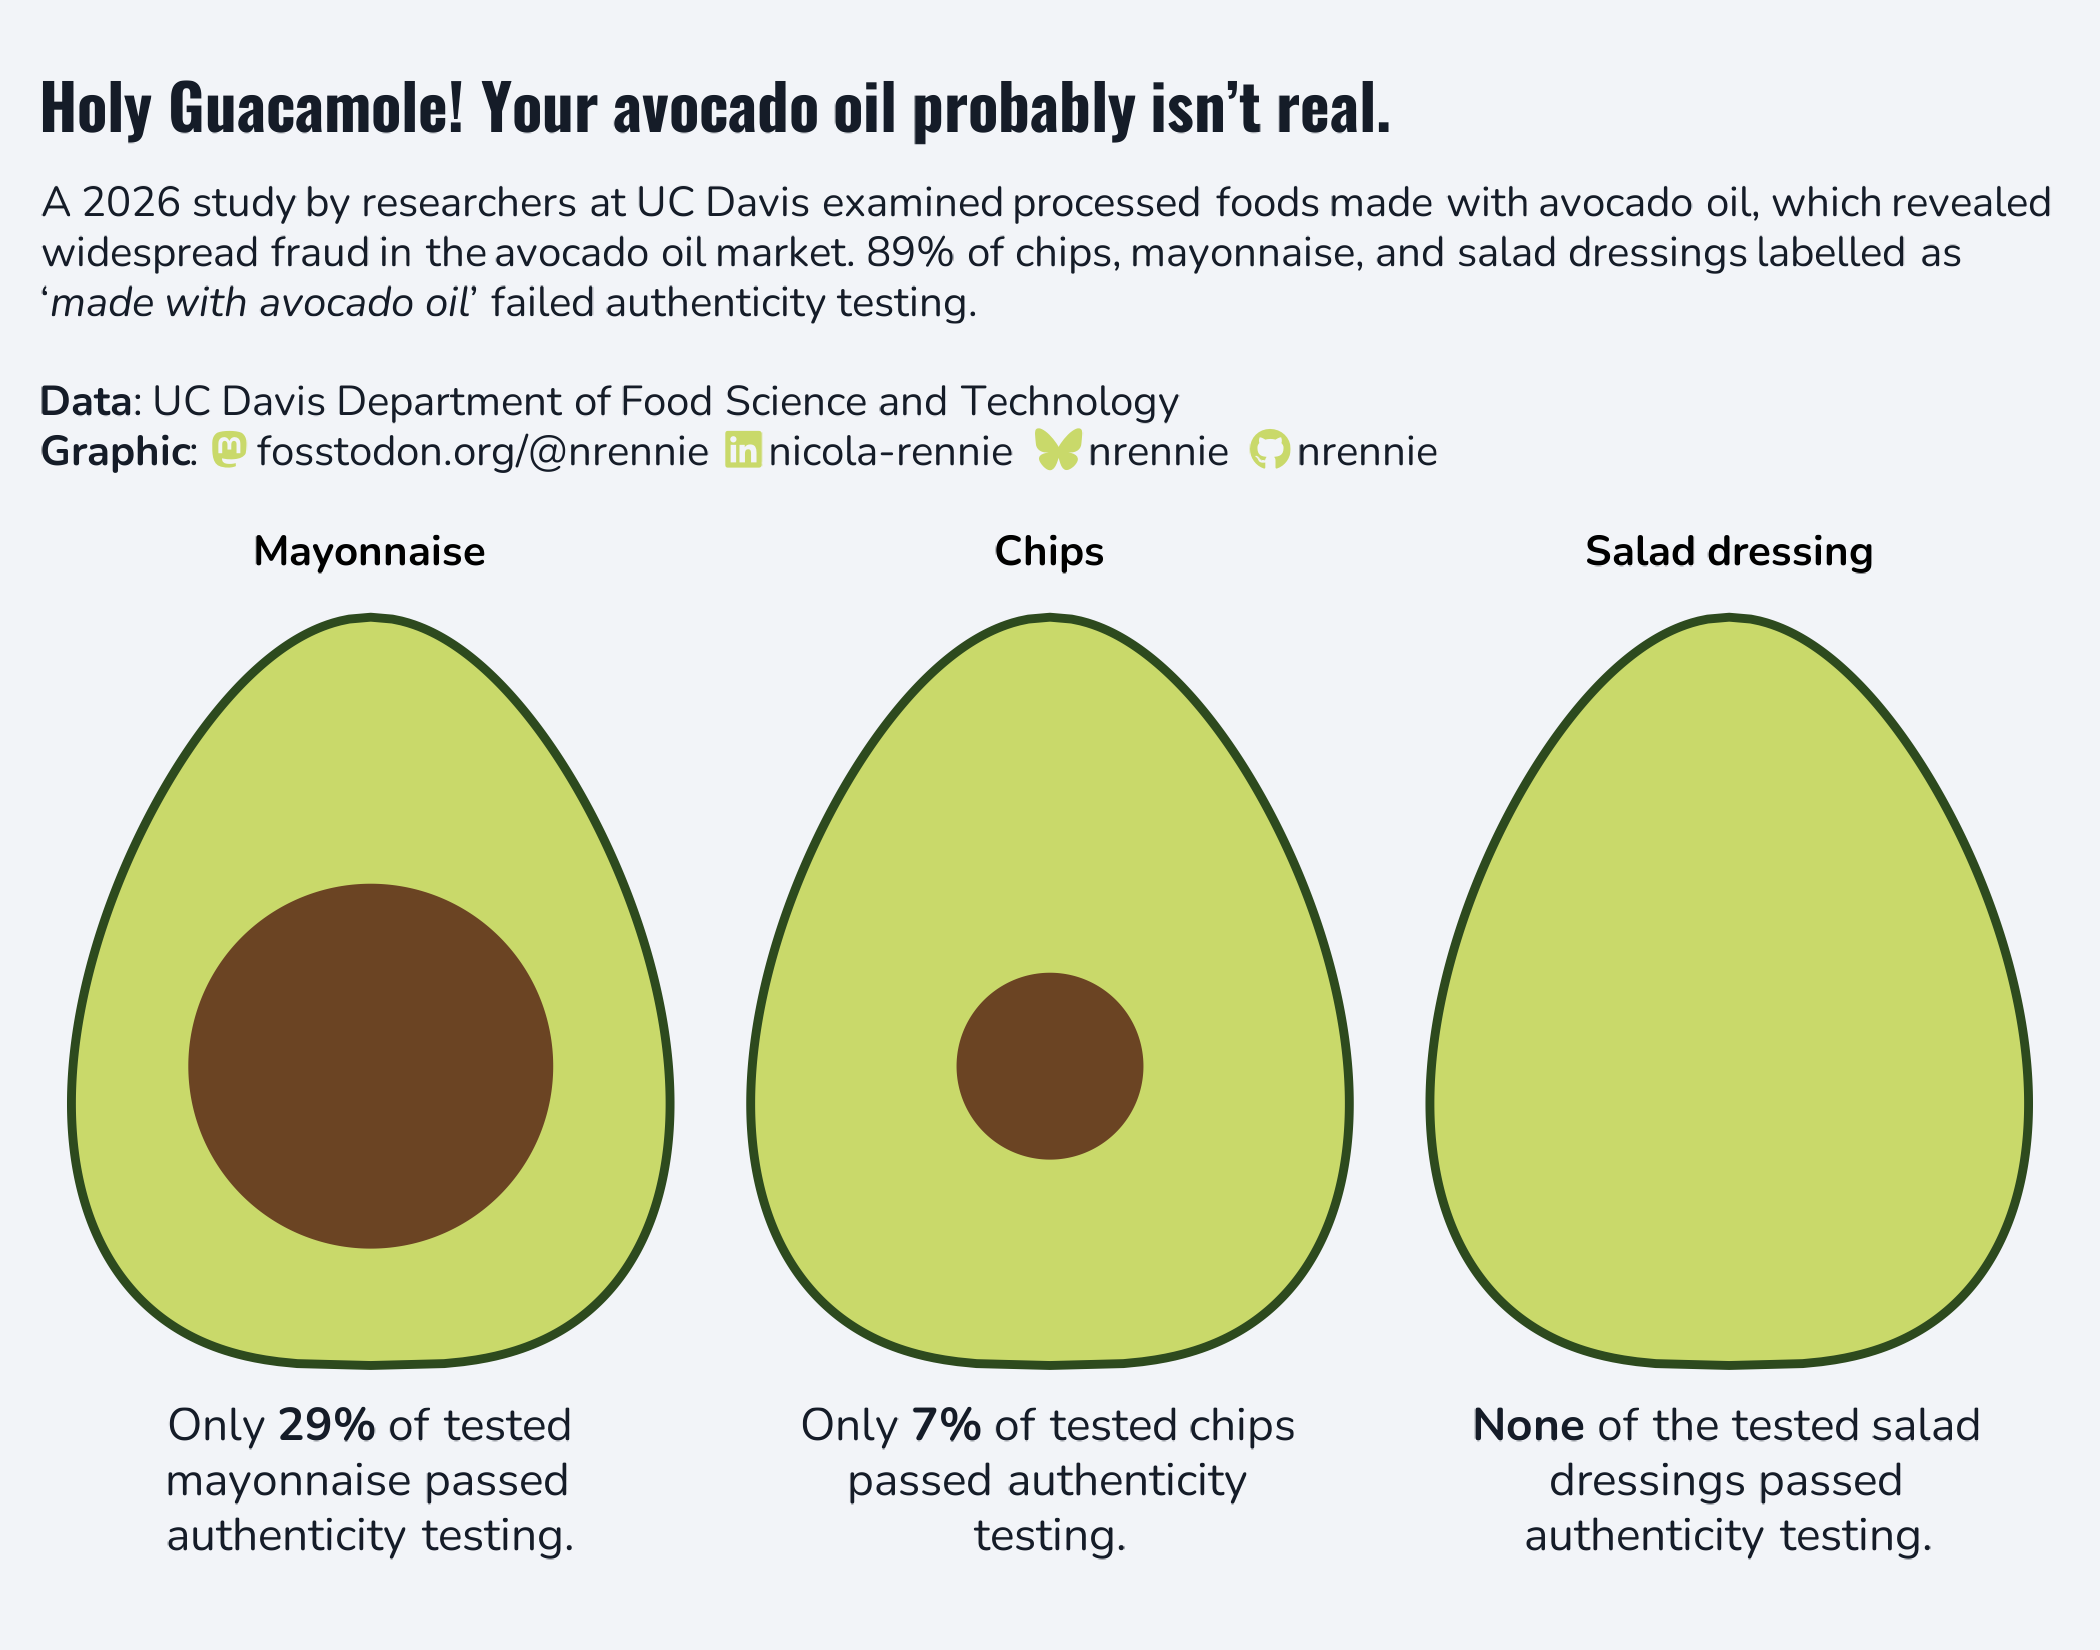

Here is the R script that generated this plot:
# Load packages -----------------------------------------------------------

library(tidyverse)
library(showtext)
library(ggtext)
library(nrBrand)
library(glue)
library(ggview)


# Functions ---------------------------------------------------------------

avocado_data <- function(data, aspect = 1.7, shoulder = 0.35, n = 400) {
  q <- log(0.5) / log(shoulder)
  profile <- function(t) sqrt(sin(pi * t^q))
  integral <- integrate(profile, 0, 1)$value
  build_shapes <- function(w, h, y_centre, r) {
    t <- seq(0, 1, length.out = n)
    x <- w * profile(t)
    theta <- seq(0, 2 * pi, length.out = n)
    bind_rows(
      tibble(
        part = "avocado",
        x = c(x, -rev(x)),
        y = c(h * t, rev(h * t))
      ),
      tibble(
        part = "stone",
        x = r * cos(theta),
        y = y_centre + r * sin(theta)
      )
    )
  }
  output <- data |>
    mutate(
      id = row_number(),
      w = sqrt(area / (2 * aspect * integral)),
      h = aspect * w,
      y_centre = 0.4 * h,
      r = sqrt(inner_area / pi),
      shapes = pmap(list(w, h, y_centre, r), build_shapes)
    ) |>
    unnest(shapes) |>
    mutate(group = paste(id, part)) |>
    select(category, id, part, group, x, y)
  return(output)
}

# Load data ---------------------------------------------------------------

tuesdata <- tidytuesdayR::tt_load("2026-10-06")
avocado_oil_bottles <- tuesdata$avocado_oil_bottles
avocado_oil_processed_foods <- tuesdata$avocado_oil_processed_foods


# Load fonts --------------------------------------------------------------

font_add_google("Oswald")
font_add_google("Nunito")
showtext_auto()
showtext_opts(dpi = 300)
title_font <- "Oswald"
body_font <- "Nunito"


# Define colours and fonts-------------------------------------------------

bg_col <- "#F2F4F8"
text_col <- "#151C28"
highlight_col <- "#c9d96a"


# Data wrangling ----------------------------------------------------------

avo_data <- avocado_oil_processed_foods |>
  filter(oil_type == "avocado") |>
  mutate(
    category = str_replace(category, "_", " "),
    category = str_to_sentence(category)
  ) |>
  count(category, authentic) |>
  group_by(category) |>
  mutate(tot = sum(n)) |>
  ungroup() |>
  mutate(
    n = if_else(authentic, n, tot),
    authentic = if_else(authentic, "inner_area", "area")
  ) |>
  select(-tot) |>
  pivot_wider(
    names_from = authentic, values_from = n,
    values_fill = 0
  ) |>
  mutate(
    inner_area = inner_area / area,
    area = 1
  ) |> 
  arrange(desc(inner_area)) |> 
  mutate(category = factor(category, levels = category)) |> 
  mutate(
    label = if_else(
      inner_area != 0, 
      paste0("Only **", round(100 * inner_area), "%** of tested ", 
             str_to_lower(category),
             " passed authenticity testing."),
      "**None** of the tested salad dressings passed authenticity testing."
    )
  )

plot_data <- avocado_data(avo_data, aspect = 2.5, shoulder = 0.35, n = 400)

txt_data <- data.frame(
  x = c(0, 0, 0),
  y = c(0, 0, 0),
  category = c("Mayonnaise", "Chips", "Salad dressing"),
  label = c("")
)


# Define text -------------------------------------------------------------

social <- nrBrand::social_caption(
  bg_colour = bg_col,
  icon_colour = highlight_col,
  font_colour = text_col,
  font_family = body_font
)
title <- "Holy Guacamole! Your avocado oil probably isn't real."
st <- "A 2026 study by researchers at UC Davis examined processed foods made with avocado oil, which revealed widespread fraud in the avocado oil market. 89% of chips, mayonnaise, and salad dressings labelled as '*made with avocado oil*' failed authenticity testing."
cap <- paste0(st, "<br><br>", source_caption(source = "UC Davis Department of Food Science and Technology", graphic = social))


# Plot --------------------------------------------------------------------

ggplot(
  data = plot_data,
  mapping = aes(x = x, y = y, group = group, fill = part, colour = part)
) +
  geom_polygon(linewidth = 1) +
  geom_textbox(
    data = avo_data,
    mapping = aes(x = 0, y = -0.2, label = label),
    inherit.aes = FALSE,
    family = body_font,
    hjust = 0.5,
    halign = 0.5,
    fill = "transparent",
    colour = text_col,
    box.colour = "transparent"
  ) +
  scale_fill_manual(values = c(avocado = "#c9d96a", stone = "#6b4423")) +
  scale_colour_manual(values = c(avocado = "#2d4a1e", stone = "#6b4423")) +
  facet_wrap(~category) +
  labs(
    title = title,
    subtitle = cap
  ) +
  coord_fixed(clip = "off") +
  theme_void(base_size = 10, base_family = body_font) +
  theme(
    legend.position = "none",
    plot.margin = margin(-10, 10, 5, 10),
    plot.title.position = "plot",
    plot.caption.position = "plot",
    plot.background = element_rect(fill = bg_col, colour = bg_col),
    panel.background = element_rect(fill = bg_col, colour = bg_col),
    plot.title = element_textbox_simple(
      colour = text_col,
      hjust = 0,
      halign = 0,
      margin = margin(b = 5, t = 5),
      family = title_font,
      face = "bold",
      size = rel(1.5)
    ),
    plot.subtitle = element_textbox_simple(
      colour = text_col,
      hjust = 0,
      halign = 0,
      margin = margin(b = 5, t = 5),
      family = body_font
    ),
    strip.text = element_textbox_simple(
      face = "bold",
      margin = margin(t = 10),
      size = rel(1),
      hjust = 0.5,
      halign = 0.5
    )
  ) +
  canvas(
    width = 7, height = 5.5,
    units = "in", bg = bg_col,
    dpi = 300
  ) -> p


# Save --------------------------------------------------------------------

save_ggplot(
  plot = p,
  file = file.path("2026", "2026-10-06", paste0("20261006", ".png"))
)
